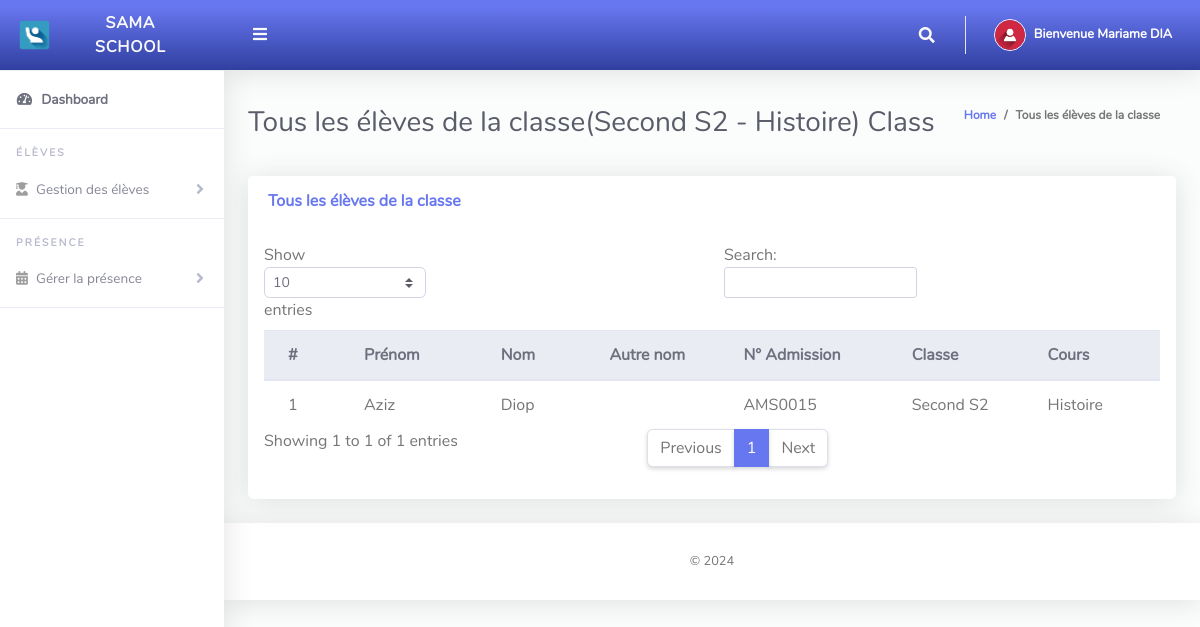
The page /ClassTeacher/viewStudents.php (signed in) on the database its author committed.
### tables this page shows
CREATE TABLE `tblclassteacher` (
  `Id` int(10) NOT NULL,
  `firstName` varchar(255) NOT NULL,
  `lastName` varchar(255) NOT NULL,
  `emailAddress` varchar(255) NOT NULL,
  `password` varchar(255) NOT NULL,
  `phoneNo` varchar(50) NOT NULL,
  `classId` varchar(10) NOT NULL,
  `classArmId` varchar(10) NOT NULL,
  `dateCreated` varchar(50) NOT NULL
);

CREATE TABLE `tblclassarms` (
  `Id` int(10) NOT NULL,
  `classId` varchar(10) NOT NULL,
  `classArmName` varchar(255) NOT NULL,
  `isAssigned` varchar(10) NOT NULL
);

CREATE TABLE `tblclass` (
  `Id` int(10) NOT NULL,
  `className` varchar(255) NOT NULL
);

CREATE TABLE `tblstudents` (
  `Id` int(10) NOT NULL,
  `firstName` varchar(255) NOT NULL,
  `lastName` varchar(255) NOT NULL,
  `otherName` varchar(255) NOT NULL,
  `admissionNumber` varchar(255) NOT NULL,
  `password` varchar(50) NOT NULL,
  `classId` varchar(10) NOT NULL,
  `classArmId` varchar(10) NOT NULL,
  `dateCreated` varchar(50) NOT NULL
);

### ClassTeacher/viewStudents.php (the view, shortened to what this page needs)
<?php
include '../Includes/dbcon.php';
$query = "SELECT tblclass.className,tblclassarms.classArmName
    FROM tblclassteacher
    INNER JOIN tblclass ON tblclass.Id = tblclassteacher.classId
    INNER JOIN tblclassarms ON tblclassarms.Id = tblclassteacher.classArmId
    Where tblclassteacher.Id = '$_SESSION[userId]'";
    $rs = $conn->query($query);
    $rrw = $rs->fetch_assoc();
?>
<!DOCTYPE html>
<html lang="en">
<head>
  <link href="../vendor/fontawesome-free/css/all.min.css" rel="stylesheet" type="text/css">
  <link href="../vendor/bootstrap/css/bootstrap.min.css" rel="stylesheet" type="text/css">
  <link href="css/ruang-admin.min.css" rel="stylesheet">
</head>
<body id="page-top">
  <div id="wrapper">
      <?php include "Includes/sidebar.php";?>
    <div id="content-wrapper" class="d-flex flex-column">
      <div id="content">
       <?php include "Includes/topbar.php";?>
        <div class="container-fluid" id="container-wrapper">
          <div class="d-sm-flex align-items-center justify-content-between mb-4">
            <h1 class="h3 mb-0 text-gray-800">Tous les élèves de la classe(<?php echo $rrw['className'].' - '.$rrw['classArmName'];?>) Class</h1>
            <ol class="breadcrumb">
              <li class="breadcrumb-item"><a href="./">Home</a></li>
              <li class="breadcrumb-item active" aria-current="page">Tous les élèves de la classe</li>
            </ol>
          </div>
          <div class="row">
            <div class="col-lg-12">
                 <div class="row">
              <div class="col-lg-12">
              <div class="card mb-4">
                <div class="card-header py-3 d-flex flex-row align-items-center justify-content-between">
                  <h6 class="m-0 font-weight-bold text-primary">Tous les élèves de la classe</h6>
                </div>
                <div class="table-responsive p-3">
                  <table class="table align-items-center table-flush table-hover" id="dataTableHover">
                    <thead class="thead-light">
                      <tr>
                        <th>#</th>
                        <th>Prénom</th>
                        <th>Nom</th>
                        <th>Autre nom</th>
                        <th>N° Admission</th>
                        <th>Classe</th>
                        <th>Cours</th>
                      </tr>
                    </thead>
                    <tbody>
                  <?php
                      $query = "SELECT tblstudents.Id,tblclass.className,tblclassarms.classArmName,tblclassarms.Id AS classArmId,tblstudents.firstName,
                      tblstudents.lastName,tblstudents.otherName,tblstudents.admissionNumber,tblstudents.dateCreated
                      FROM tblstudents
                      INNER JOIN tblclass ON tblclass.Id = tblstudents.classId
                      INNER JOIN tblclassarms ON tblclassarms.Id = tblstudents.classArmId
                      where tblstudents.classId = '$_SESSION[classId]' and tblstudents.classArmId = '$_SESSION[classArmId]'";
                      $rs = $conn->query($query);
                      $num = $rs->num_rows;
                      $sn=0;
                      if($num > 0)
                      {
                        while ($rows = $rs->fetch_assoc())
                          {
                             $sn = $sn + 1;
                            echo"
                              <tr>
                                <td>".$sn."</td>
                                <td>".$rows['firstName']."</td>
                                <td>".$rows['lastName']."</td>
                                <td>".$rows['otherName']."</td>
                                <td>".$rows['admissionNumber']."</td>
                                <td>".$rows['className']."</td>
                                <td>".$rows['classArmName']."</td>
                              </tr>";
                          }
                      }
                      else
                      {
                           echo
                           "<div class='alert alert-danger' role='alert'>
                            No Record Found!
                            </div>";
                      }
                      ?>
                    </tbody>
                  </table>
                </div>
              </div>
            </div>
            </div>
          </div>
        </div>
      </div>
       <?php include "Includes/footer.php";?>
    </div>
  </div>
</body>
</html>

### ClassTeacher/Includes/topbar.php (shortened to what this page needs)
<?php
  $query = "SELECT * FROM tblclassteacher WHERE Id = ".$_SESSION['userId']."";
  $rs = $conn->query($query);
  $rows = $rs->fetch_assoc();
  $fullName = $rows['firstName']." ".$rows['lastName'];;
?>
<nav class="navbar navbar-expand navbar-light bg-gradient-primary topbar mb-4 static-top">
          <button id="sidebarToggleTop" class="btn btn-link rounded-circle mr-3">
            <i class="fa fa-bars"></i>
          </button>
          <ul class="navbar-nav ml-auto">
            <li class="nav-item dropdown no-arrow">
              <a class="nav-link dropdown-toggle" href="#" id="searchDropdown" role="button" data-toggle="dropdown"
                aria-haspopup="true" aria-expanded="false">
                <i class="fas fa-search fa-fw"></i>
              </a>
            </li>
            <li class="nav-item dropdown no-arrow">
              <a class="nav-link dropdown-toggle" href="#" id="userDropdown" role="button" data-toggle="dropdown"
                aria-haspopup="true" aria-expanded="false">
                <img class="img-profile rounded-circle" src="img/user-icn.png" style="max-width: 60px">
                <span class="ml-2 d-none d-lg-inline text-white small"><b>Bienvenue <?php echo $fullName;?></b></span>
              </a>
            </li>
          </ul>
        </nav>

### rows shown on the page
tblclassteacher: fullName "Mariame DIA"
tblclassarms: classId.className "Second S2", classArmName "Histoire"
tblstudents: firstName "Aziz", lastName "Diop", admissionNumber "AMS0015", classId.className "Second S2", classArmId.classArmName "Histoire"
